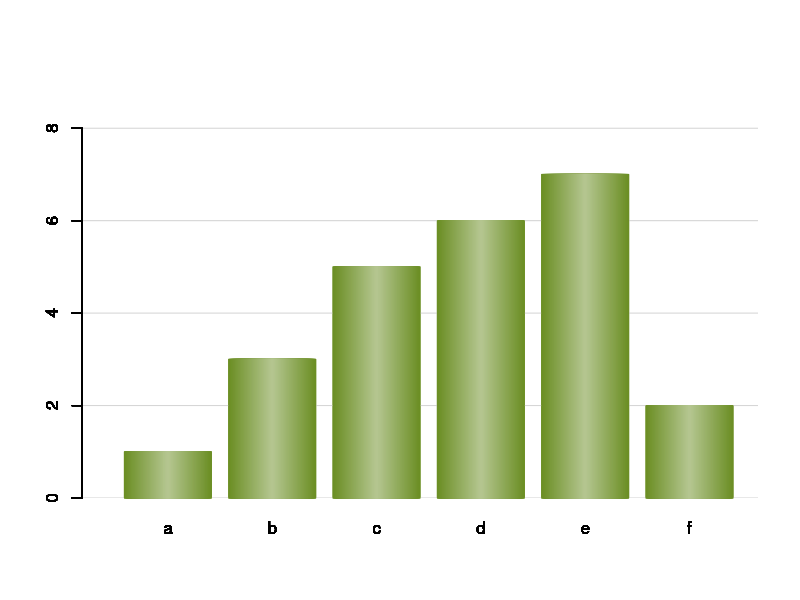

This chart was generated by the following R code:
#====================
#  script to plot bars with color gradient making a shadow-effect
#=====================
x <- c(1,3,5,6,7,2)
names <- c("a","b","c","d","e","f")

colfunc <- colorRampPalette(c( 'olivedrab',"white")) #"#336600",
color_gradient = 50 # number of gradient layers

#===== width and the space between bars
space = 0.2
width = 1
#===== bars are filled layer-by-layer with decreasing darckness and decreasing bar width
for (i in 1:color_gradient){
    colori = colfunc(color_gradient*2)[i] # next color ; here we increase the color array twice to keep everything darker
    w = width*(1-(i-1)*(1.0/color_gradient)) # next bar width
    
    barplot(x, col = colori, names.arg=names,
        xlim = c(0, length(x)*(width+space)), ylim = c(0, 9),border= colori,
        width = w, space =  c((space+(1-w)/2)/w, rep((space+1-w)/w,length(x)-1)),
        axisnames = TRUE)
    par(new = TRUE)
    #===== to make grid under bars we need to re-plot the first layer
    if (i == 1) {
        grid(nx=NA, ny=NULL,col = "lightgray", lty = "solid")
        par(new = TRUE)
        barplot(x, col = colori, names.arg=names,
            xlim = c(0, length(x)*(width+space)), ylim = c(0, 9),border= colori,
            width = w, space =  c((space+(1-w)/2)/w, rep((space+1-w)/w,length(x)-1)),
            axisnames = TRUE)
        par(new = TRUE)
    }
    
}
